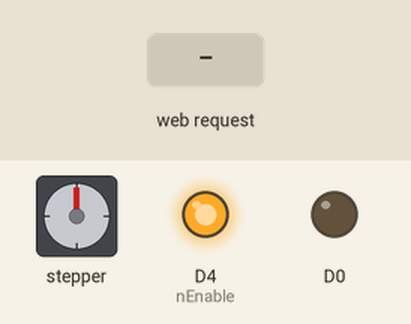
A sketch run on a simulated ESP8266 (NodeMCU). Shown: stepper motor, output pins drawn as LEDs (lit = HIGH). Wiring (inferred from the names in the program): stepper motor driver (200 steps per turn assumed): step D2; direction D1. Inputs (shaded band) come from the test bench. WiFi joins after 1.5 s; servers stay silent unless stated; pins used as bus, display or sensor lines are not drawn; what the sketch prints to the serial monitor is not drawn.

Above: at 4.7 s.
4.8 s: HTTP request GET /4/on received
At 4.98 s:
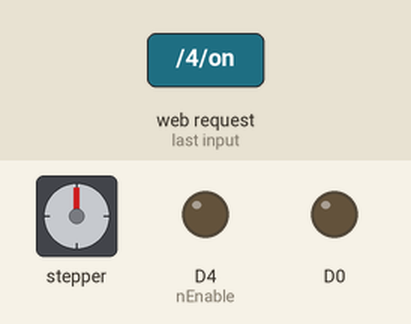
At 5.58 s:
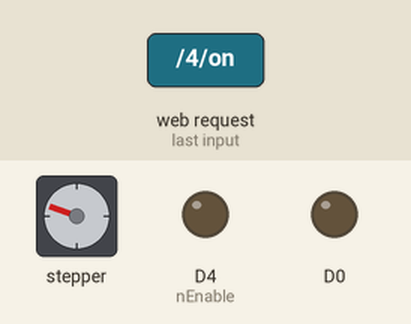
7.8 s: HTTP request GET /5/off received
At 7.98 s:
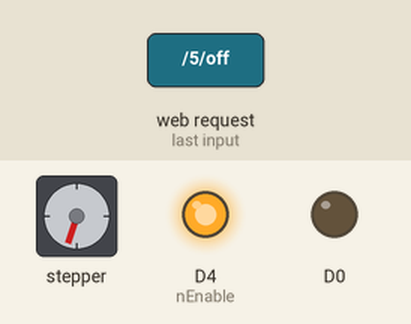
10.8 s: HTTP request GET /1/on received
13.8 s: HTTP request GET /4/on received
At 13.99 s:
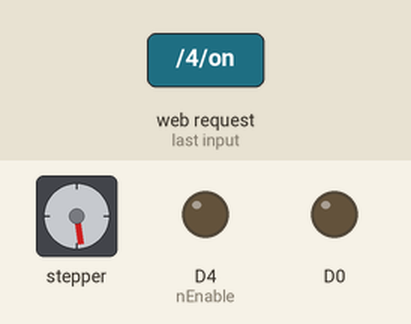
16.8 s: HTTP request GET /1/off received
19.8 s: HTTP request GET /off received
Timing chart, 0 to 23.8 s (numbered marks = the images above; inputs shaded):
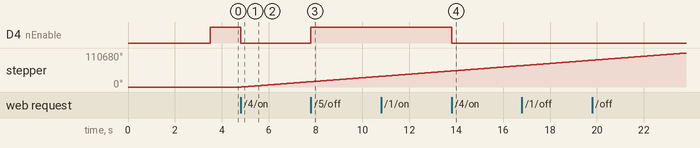

The sketch:

source.ino
```cpp
#include "Ticker.h"
#include <ESP8266WiFi.h>
#define SSID "*"
#define PASSWORD "*"

int stepPin = 4;
int dirPin = 5;

int optic = 12;
int nEnable = 2 ;

bool turn = true;
long step = 0;
int stepCalibrate=0;
long distance = 100000;
int RxData = 0;
int data = 0;

WiFiServer server(80);
String header;
//Auxiliar variables to store the current output state
String StateRollUp = "off";
String StateRollDown = "off";
String StateCalibrate = "off";

void setupWIFI()
{
  Serial.print("Connecting to ");
  Serial.println(SSID);
  WiFi.begin(SSID, PASSWORD);
  while (WiFi.status() != WL_CONNECTED)
  {
    delay(500);
    Serial.print(".");
  }
  // Print local IP address and start web server
  Serial.println("");
  Serial.println("WiFi connected.");
  Serial.println("IP address: ");
  Serial.println(WiFi.localIP());
  server.begin();
}

void rollDown()
{
  if (StateCalibrate == "on")
  {
    digitalWrite(dirPin, 1);
    digitalWrite(stepPin, stepCalibrate);
    stepCalibrate =(stepCalibrate+1)%2;
    step=0;

  }
  else if (step < long( distance * 0.9f))
  {
    //Serial.println(step);
    //Serial.println(distance);
    digitalWrite(dirPin, 1);
    digitalWrite(stepPin, (step++) % 2);
  }
  else
  {

    digitalWrite(stepPin, 0);
    StateRollDown = "off";
  }
}

void rollUp()
{
  if (digitalRead(optic) == 1)
  {
    digitalWrite(dirPin, 0);
    digitalWrite(stepPin, (step--) % 2);
  }
  else
  {
    digitalWrite(stepPin, 0);
    if (StateCalibrate = "on")
    {
      distance = abs(step);
      Serial.print(distance);
      StateCalibrate = "off";
    }

    step=0;
    StateRollUp = "off";
  }
}
void roll()
{
  if (StateRollUp == "on")
  {
    rollUp();
  }
  else if (StateRollDown == "on")
  {
    rollDown();
  }
  else
  {
    digitalWrite(stepPin, 0);
    digitalWrite(nEnable, 1);

  }


}
Ticker timer(roll, 100, 0, MICROS_MICROS);

void setup()
{
  Serial.begin(9600);
  pinMode(stepPin, OUTPUT); // stepPin set to receive Arduino signals
  pinMode(dirPin, OUTPUT);  // DIR set to receive Arduino signals
  pinMode(2, OUTPUT);
  digitalWrite(nEnable, 0);
  digitalWrite(dirPin, 0);
  analogWriteFreq(11000);
  pinMode(D0, OUTPUT);
  digitalWrite(D0, 0);
  pinMode(optic, INPUT);
  setupWIFI();
  delay(2000);
  timer.start();
}

//------------------------------

void loop()
{

  timer.update();
  /*
  if(digitalRead(optic) == 1)
    digitalWrite(D0, HIGH) ;
  else
    digitalWrite(D0, LOW) ;
   */
  //digitalWrite(stepPin,0);
  //digitalWrite(stepPin,1);

  //Web Server
  WiFiClient client = server.available(); // Listen for incoming clients

  if (client)
  {                                // If a new client connects,
    Serial.println("New Client."); // print a message out in the serial port
    String currentLine = "";       // make a String to hold incoming data from the client
    while (client.connected())
    { // loop while the client's connected
      if (client.available())
      {                         // if there's bytes to read from the client,
        char c = client.read(); // read a byte, then
        Serial.write(c);        // print it out the serial monitor
        header += c;
        if (c == '\n')
        { // if the byte is a newline character
          // if the current line is blank, you got two newline characters in a row.
          // that's the end of the client HTTP request, so send a response:
          if (currentLine.length() == 0)
          {
            // HTTP headers always start with a response code (e.g. HTTP/1.1 200 OK)
            // and a content-type so the client knows what's coming, then a blank line:
            client.println("HTTP/1.1 200 OK");
            client.println("Content-type:text/html");
            client.println("Connection: close");
            client.println();

            // turns the GPIOs on and off
            if (header.indexOf("GET /5/on") >= 0)
            {
              Serial.println("GPIO 5 on");
              StateRollUp = "on";
              StateRollDown = "off";
              digitalWrite(nEnable, 0);

              //digitalWrite(output5, HIGH);
            }
            else if (header.indexOf("GET /5/off") >= 0)
            {
              Serial.println("GPIO 5 off");
              StateRollUp = "off";
              digitalWrite(nEnable, 1);

              //digitalWrite(output5, LOW);
            }
            else if (header.indexOf("GET /4/on") >= 0)
            {
              Serial.println("GPIO 4 on");
              Serial.println(step);
              Serial.println(distance);
              StateRollDown = "on";
              StateRollUp = "off";
              digitalWrite(nEnable, 0);

              //digitalWrite(output4, HIGH);
            }
            else if (header.indexOf("GET /4/off") >= 0)
            {
              Serial.println("GPIO 4 off");
              StateRollDown = "off";
              digitalWrite(nEnable, 1);

              //digitalWrite(output4, LOW);
            }
            else if (header.indexOf("GET /1/on") >= 0)
            {
              Serial.println("Calibrate on");
              StateCalibrate="on";

              //digitalWrite(output4, HIGH);
            }
            else if (header.indexOf("GET /1/off") >= 0)
            {
              Serial.println("Calibrate off");
              StateCalibrate= "off";
              //digitalWrite(output4, LOW);
            }

            // Display the HTML web page
            client.println("<!DOCTYPE html><html>");
            client.println("<head><meta name=\"viewport\" content=\"width=device-width, initial-scale=1\">");
            client.println("<link rel=\"icon\" href=\"data:,\">");
            // CSS to style the on/off buttons
            // Feel free to change the background-color and font-size attributes to fit your preferences
            client.println("<style>html { font-family: Helvetica; display: inline-block; margin: 0px auto; text-align: center;}");
            client.println(".button { background-color: #195B6A; border: none; color: white; padding: 16px 40px;");
            client.println("text-decoration: none; font-size: 30px; margin: 2px; cursor: pointer;}");
            client.println(".button2 {background-color: #77878A;}</style></head>");

            // Web Page Heading
            client.println("<body><h1>ESP8266 Web Server</h1>");

            // Display current state, and ON/OFF buttons for GPIO 5
            client.println("<p>GPIO 5 - State " + StateRollUp + "</p>");
            // If the output5State is off, it displays the ON button
            if (StateRollUp == "off")
            {
              client.println("<p><a href=\"/5/on\"><button class=\"button\">Roll Up</button></a></p>");
            }
            else
            {
              client.println("<p><a href=\"/5/off\"><button class=\"button button2\">Roll Up</button></a></p>");
            }

            // Display current state, and ON/OFF buttons for GPIO 4
            client.println("<p>GPIO 4 - State " + StateRollDown + "</p>");
            // If the output4State is off, it displays the ON button
            if (StateRollDown == "off")
            {
              client.println("<p><a href=\"/4/on\"><button class=\"button\">Roll Down</button></a></p>");
            }
            else
            {
              client.println("<p><a href=\"/4/off\"><button class=\"button button2\">Roll Down</button></a></p>");
            }


            if (StateCalibrate == "off")
            {
              client.println("<p><a href=\"/1/on\"><button class=\"button\">Calibrate</button></a></p>");
            }
            else
            {
              client.println("<p><a href=\"/1/off\"><button class=\"button button2\">Calibrate</button></a></p>");
            }

            client.println("</body></html>");

            // The HTTP response ends with another blank line
            client.println();
            // Break out of the while loop
            break;
          }
          else
          { // if you got a newline, then clear currentLine
            currentLine = "";
          }
        }
        else if (c != '\r')
        {                   // if you got anything else but a carriage return character,
          currentLine += c; // add it to the end of the currentLine
        }
      }
    }
    // Clear the header variable
    header = "";
    // Close the connection
    client.stop();
    Serial.println("Client disconnected.");
    Serial.println("");
  }
}
```

Measured:
- after the input at 4.8 s, D4 (nEnable): HIGH → LOW at once; stepper: keeps turning clockwise at about 5883°/s, starting at once
- after the input at 7.8 s, D4 (nEnable): LOW → HIGH at once
- after the input at 13.8 s, D4 (nEnable): HIGH → LOW at once
